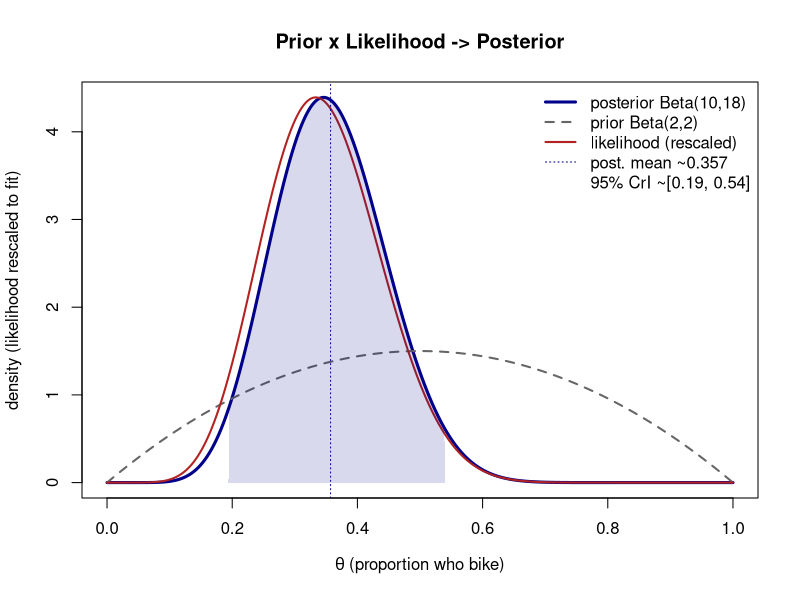

Source code (R):
## ---- chunk 1
#| label: fig-prior-like-post
#| fig-cap: "Prior Beta(2,2), the rescaled Binomial likelihood for 8 of 24, and the resulting posterior Beta(10,18) for the bike-to-campus proportion. The posterior compromises between prior and data and is narrower than either."
#| fig-alt: "Three curves over theta from 0 to 1. A low flat hump is the Beta(2,2) prior centered near 0.5. A taller curve peaking near 0.33 is the likelihood reshaped to fit the plot. The tallest, narrowest curve, the posterior, peaks near 0.36, between the other two. A shaded band marks the posterior 95 percent credible interval."
set.seed(303)

theta <- seq(0, 1, length.out = 1001)

# prior, posterior (true Beta densities)
prior_d <- dbeta(theta, 2, 2)
post_d  <- dbeta(theta, 10, 18)

# Binomial likelihood as a FUNCTION of theta (y = 8, n = 24).
# Rescale only so it is visible on the same axis as the densities;
# rescaling does not change its shape (this is the proportionality point).
lik <- theta^8 * (1 - theta)^(24 - 8)
lik_scaled <- lik / max(lik) * max(post_d)

plot(theta, post_d, type = "l", lwd = 3, col = "darkblue",
     xlab = expression(theta ~ "(proportion who bike)"),
     ylab = "density (likelihood rescaled to fit)",
     main = "Prior x Likelihood -> Posterior")
lines(theta, prior_d, lwd = 2, lty = 2, col = "gray40")
lines(theta, lik_scaled, lwd = 2, col = "firebrick")

# posterior 95% credible interval
ci <- qbeta(c(0.025, 0.975), 10, 18)
inside <- theta >= ci[1] & theta <= ci[2]
polygon(c(ci[1], theta[inside], ci[2]),
        c(0, post_d[inside], 0),
        col = rgb(0, 0, 0.55, 0.15), border = NA)
abline(v = 10/28, lty = 3, col = "darkblue")

legend("topright", bty = "n",
       legend = c("posterior Beta(10,18)", "prior Beta(2,2)",
                  "likelihood (rescaled)", "post. mean ~0.357",
                  sprintf("95%% CrI ~[%.2f, %.2f]", ci[1], ci[2])),
       col = c("darkblue", "gray40", "firebrick", "darkblue", NA),
       lwd = c(3, 2, 2, 1, NA), lty = c(1, 2, 1, 3, NA))
